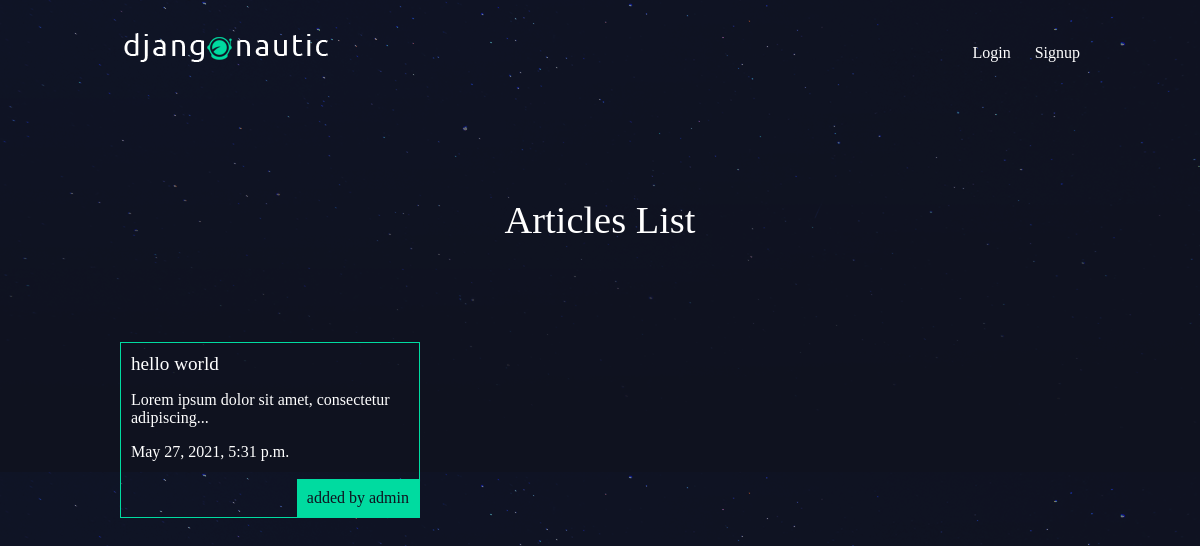
The page /articles/ on the database as committed earlier.
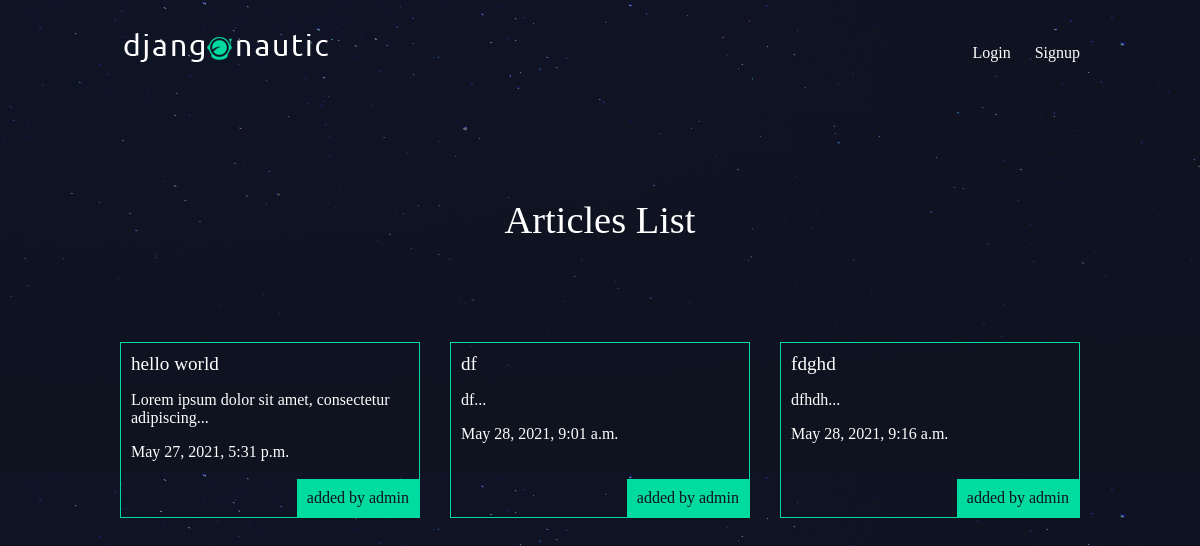
The same page on the database as committed later.
### articles/models.py (models this page shows, shortened)
class Article(models.Model):
    title = models.CharField(max_length=100)
    slug = models.SlugField(null=False, unique=True)
    body = models.TextField()
    date = models.DateTimeField(auto_now_add=True)
    thumb = models.ImageField(default='default.png', blank=True)
    author = models.ForeignKey(User, default=None, on_delete=models.CASCADE)
    def snippet(self):
        return self.body[:50] + '...'

### articles/views.py (the view)
# urls.py: path('', views.article_list, name="list"),
def article_list(request):
    articles = Article.objects.all().order_by('date')
    return render(request, 'article_list.html', {'articles': articles})

### articles/templates/article_list.html
{% extends 'base_layout.html' %}
{% block content%}
    <h1>Articles List</h1>
    <div class="articles">
    {% for article in articles %}
        <div class="article">
            <h2><a href="{% url 'articles:detail' slug=article.slug %}">{{ article.title }}</a></h2>
            <p>{{ article.snippet }}</p>
            <p>{{ article.date }}</p>
            <p class="author">added by {{ article.author.username }}</p>
        </div>
    {% endfor %}
    </div>
{% endblock %}

### templates/base_layout.html (shortened to what this page needs)
{% load static %}
<!DOCTYPE html>
<html>
    <head>
        <link rel="stylesheet" href="{% static 'styles.css' %}">
    </head>
    <body>
        <header class="wrapper">
            <h1><a href="{% url 'home' %}"><img src="{% static 'logo.png' %}" alt="djangonautic" /></a></h1>
            <nav>
                <ul>
                    {% if user.is_authenticated %}
                    <li>
                        <form class="logout-link" action="{% url 'accounts:logout' %}" method="post">
                            {% csrf_token %}
                            <button type="submit">Logout</button>
                        </form>
                    </li>
                    <li><a href="{% url 'articles:create' %}" class="highlight">New Article</a></li>
                    {% else %}
                    <li><a href="{% url 'accounts:login' %}">Login</a></li>
                    <li><a href="{% url 'accounts:signup' %}">Signup</a></li>
                    {% endif %}
                </ul>
            </nav>
        </header>
        <div class="wrapper">
            {% block content %}
            {% endblock %}
        </div>
    </body>
</html>

### static/styles.css (style rules this page uses)
body { background-color: #0f121f; background-image: url(/static/stars.png); background-repeat-y: no-repeat; color: #fff; }
body * { font-family: Ubuntu; }
h1, h2, h3, h4, h5 { font-weight: normal; margin: 0; }
a, a:hover, a:visited { color: #fff; text-decoration: none; }
.wrapper { max-width: 960px; margin: 0 auto; }
div.wrapper > h1 { text-align: center; margin: 100px auto; font-size: 2.4em }
header { display: grid; grid-template-columns: 1fr 1fr; padding: 20px 0; }
nav { justify-self: end; }
nav li { display: inline-block; list-style-type: none; margin-left: 20px; }
.articles { display: grid; grid-template-columns: 1fr 1fr 1fr; grid-gap: 30px; }
.article { padding: 10px; border: 1px solid #00dba0; position: relative; padding-bottom: 40px; }
.article h2 { font-size: 1.2em; }
.article .author { padding: 10px; background: #00dba0; position: absolute; right: 0; bottom: 0; margin: 0; color: #0f121f; }

Rows that differ between the two databases and show on the page:
added Article: title "df", snippet "df...", date "May 28, 2021, 9:01 a.m.", author.username "admin"
added Article: title "fdghd", snippet "dfhdh...", date "May 28, 2021, 9:16 a.m.", author.username "admin"
